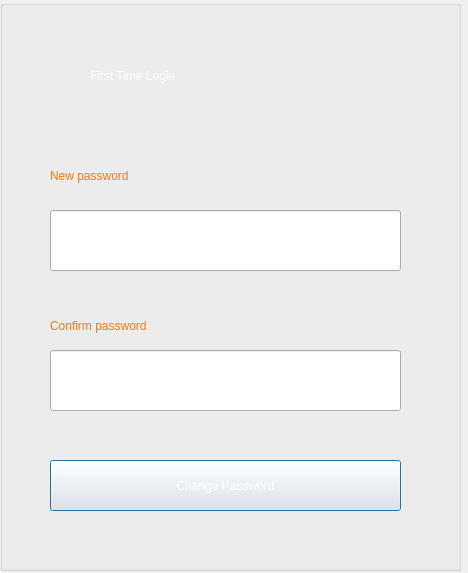
<?xml version="1.0" encoding="UTF-8"?>
<ui version="4.0">
 <class>Mkhauho</class>
 <widget class="QDialog" name="Mkhauho">
  <property name="geometry">
   <rect>
    <x>0</x>
    <y>0</y>
    <width>468</width>
    <height>573</height>
   </rect>
  </property>
  <property name="windowTitle">
   <string>Dialog</string>
  </property>
  <widget class="QGroupBox" name="groupBox">
   <property name="geometry">
    <rect>
     <x>0</x>
     <y>0</y>
     <width>461</width>
     <height>571</height>
    </rect>
   </property>
   <property name="styleSheet">
    <string notr="true">background-image: url(:/form/picture/xanhdatroi4.jpg);</string>
   </property>
   <property name="title">
    <string/>
   </property>
   <widget class="QLabel" name="label">
    <property name="geometry">
     <rect>
      <x>90</x>
      <y>40</y>
      <width>301</width>
      <height>71</height>
     </rect>
    </property>
    <property name="styleSheet">
     <string notr="true">font: 600 24pt &quot;Segoe UI&quot;;
color: rgb(255, 255, 255);</string>
    </property>
    <property name="text">
     <string>First Time Login</string>
    </property>
   </widget>
   <widget class="QLabel" name="label_3">
    <property name="geometry">
     <rect>
      <x>50</x>
      <y>160</y>
      <width>161</width>
      <height>31</height>
     </rect>
    </property>
    <property name="styleSheet">
     <string notr="true">font: 600 13pt &quot;Segoe UI&quot;;
color: rgb(255, 119, 7);</string>
    </property>
    <property name="text">
     <string>New password</string>
    </property>
   </widget>
   <widget class="QLineEdit" name="lineEdit">
    <property name="geometry">
     <rect>
      <x>50</x>
      <y>210</y>
      <width>351</width>
      <height>61</height>
     </rect>
    </property>
    <property name="styleSheet">
     <string notr="true">color: rgb(255, 255, 255);
font: 16pt &quot;Segoe UI&quot;;
background-image: url(:/form/picture/xanhdatroi3.jpg);
border-image: url(:/form/picture/xanhdatroi3.jpg);</string>
    </property>
   </widget>
   <widget class="QLabel" name="label_4">
    <property name="geometry">
     <rect>
      <x>50</x>
      <y>310</y>
      <width>191</width>
      <height>31</height>
     </rect>
    </property>
    <property name="styleSheet">
     <string notr="true">font: 600 13pt &quot;Segoe UI&quot;;
color: rgb(255, 119, 7);</string>
    </property>
    <property name="text">
     <string>Confirm password</string>
    </property>
   </widget>
   <widget class="QLineEdit" name="lineEdit_2">
    <property name="geometry">
     <rect>
      <x>50</x>
      <y>350</y>
      <width>351</width>
      <height>61</height>
     </rect>
    </property>
    <property name="styleSheet">
     <string notr="true">color: rgb(255, 255, 255);
font: 16pt &quot;Segoe UI&quot;;
background-image: url(:/form/picture/xanhdatroi3.jpg);
border-image: url(:/form/picture/xanhdatroi3.jpg);</string>
    </property>
   </widget>
   <widget class="QPushButton" name="pushButton">
    <property name="geometry">
     <rect>
      <x>50</x>
      <y>460</y>
      <width>351</width>
      <height>51</height>
     </rect>
    </property>
    <property name="styleSheet">
     <string notr="true">
background-image: url(:/form/picture/xanhdatroi4.jpg);
font: 600 14pt &quot;Segoe UI&quot;;
color: rgb(255, 255, 255);</string>
    </property>
    <property name="text">
     <string>Change Password</string>
    </property>
   </widget>
  </widget>
 </widget>
 <resources/>
 <connections/>
</ui>
